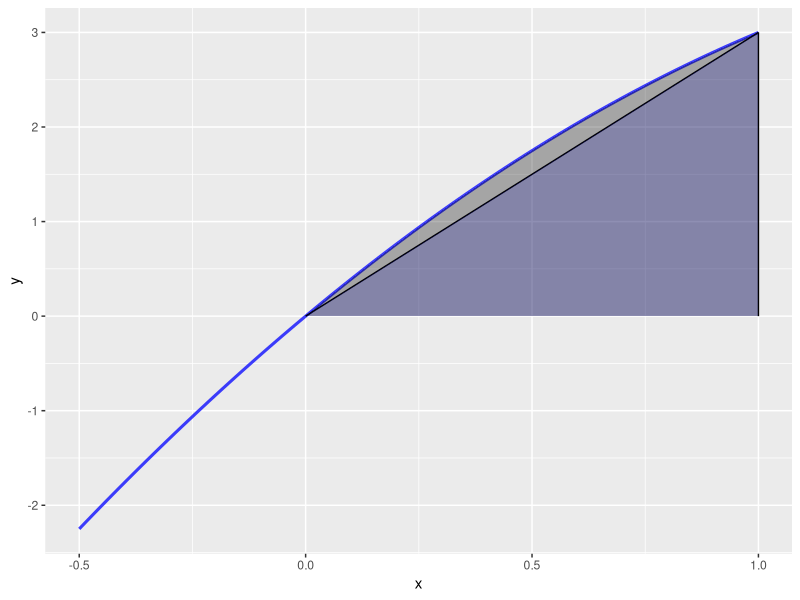

Source code (R):

# Metode Trapesium

myf <- function(x){
    return(4*x-x^2)
} 

trapezoid <- function(f, a, b) {
  if (is.function(f) == FALSE) {
    stop('f must be a function with one parameter (variable)')
  }
   
  h <- b - a
   
  fxdx <- (h / 2) * (f(a) + f(b))
   
  return(fxdx)
}
trapezoid(myf, 0, 1)

# Metode Trapesium
library(ggplot2)
f <- function(x) {
  return(4*x-x^2)
}
 
df <- data.frame(cbind(c(0, 1, 1, 0), c(0, f(1), 0, 0)))

ggplot(data = data.frame(x = 0), mapping = aes(x = x)) + 
  stat_function(fun = f, size = 1.05, alpha = 0.75, color='blue') + 
  geom_segment(aes(x = 0, y = 0, xend = 1, yend = f(1))) + 
  geom_segment(aes(x = 1, y = 0, xend = 1, yend = f(1))) + 
  geom_polygon(data = df, aes(x=X1, y=X2), fill = 'blue', alpha = 0.2) + 
  geom_area(stat = 'function', fun = f, fill = 'black', alpha = 0.3, xlim = c(0, 1)) + 
  xlim(c(-0.5,1))

# Simpson rule
library(pracma)
myf <- function(x, n){
    return(4*x-x^2/(x+n))
} 
simpadpt(myf, 0, 1, n = 10) 

myf <- function(x){
    return(4*x-x^2)
} 

simpsons.rule <- function(f, a, b) {
  if (is.function(f) == FALSE) {
    stop('f must be a function with one parameter (variable)')
  }
   
  h <- (b - a) / 2
  x0 <- a
  x1 <- a + h
  x2 <- b
   
  s <- (h / 3) * (f(x0) + 4 * f(x1) + f(x2))
   
  return(s)
}
 
simpsons.rule(myf, 0, 1)
